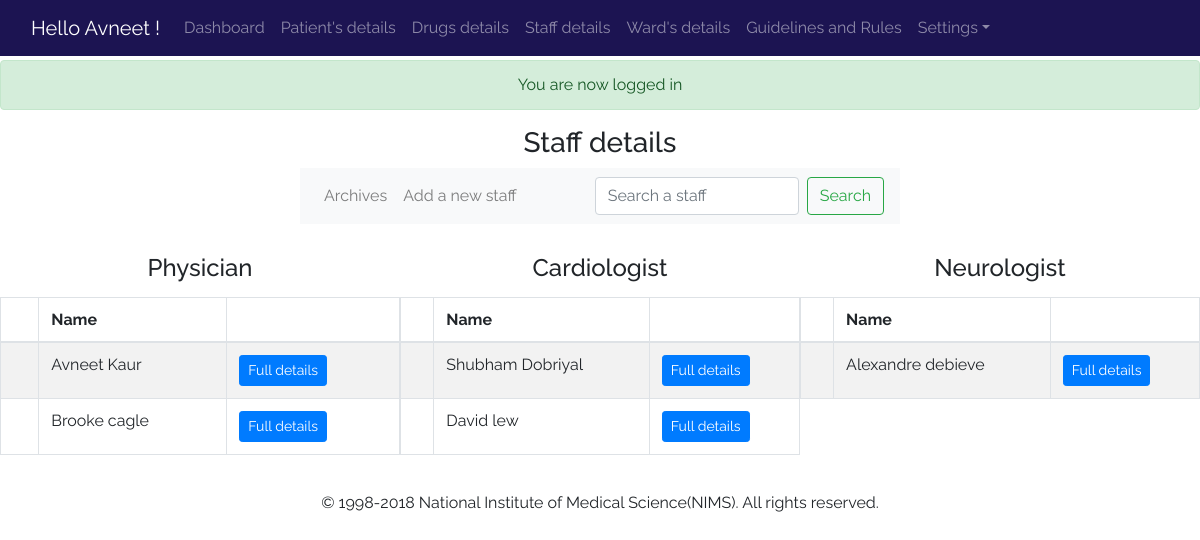
Screenshot of /admin/staff.php (signed in) with the database file from the repository.
### tables this page shows
CREATE TABLE `staff` (
  `id` int(11) NOT NULL,
  `name` varchar(255) NOT NULL,
  `age` int(11) NOT NULL,
  `phone` varchar(120) NOT NULL,
  `email` varchar(255) NOT NULL,
  `speciality` varchar(255) NOT NULL,
  `permissions` varchar(255) NOT NULL,
  `deleted` tinyint(4) NOT NULL DEFAULT '0',
  `address` text NOT NULL,
  `sex` varchar(40) NOT NULL,
  `image` text NOT NULL,
  `password` varchar(255) NOT NULL,
  `last_login` datetime NOT NULL
);

### helpers.php (called while the page is built, shortened)
<?php
function has_permission($permission = 'admin'){
	global $user_data;
	$permissions = explode(',', $user_data['permissions']);
	if (in_array($permission,$permissions,true)) {
		return true;
	}
	return false;
}

### admin/staff.php (the view, shortened to what this page needs)
    <?php
    require_once $_SERVER['DOCUMENT_ROOT'].'/hospital/core/connect.php';
    include 'includes/head.php';
    include 'includes/navbar.php';
    if (isset($_GET['add'])) {
        $title = ((isset($_POST['title']) && $_POST['title'] != '')?sanitize($_POST['title']):'');
        $sex = ((isset($_POST['sex']) && $_POST['sex'] != '')?sanitize($_POST['sex']):'');
        $address = ((isset($_POST['address']) && $_POST['address'] != '')?sanitize($_POST['address']):'');
        $age = ((isset($_POST['age']) && $_POST['age'] != '')?sanitize($_POST['age']):'');
        $password = ((isset($_POST['password']) && $_POST['password'] != '')?sanitize($_POST['password']):'');
        $confirm_password = ((isset($_POST['confirm_password']) && $_POST['confirm_password'] != '')?sanitize($_POST['confirm_password']):'');
        $email = ((isset($_POST['email']) && $_POST['email'] != '')?sanitize($_POST['email']):'');
        $phone = ((isset($_POST['phone']) && $_POST['phone'] != '')?sanitize($_POST['phone']):'');
        $specialisation = ((isset($_POST['specialisation']) && $_POST['specialisation'] != '')?sanitize($_POST['specialisation']):'');
        $permissions = ((isset($_POST['permissions']) && $_POST['permissions'] != '')?sanitize($_POST['permissions']):'');
        $dbpath ='';
    	$errors = array();
    	if ($_POST) {
    		if (empty($title)||empty($age)||empty($email)||empty($phone)||empty($specialisation)) {
    			$errors[] = 'All fileds are required to be filled';
    		}
    		if (!preg_match("/^[a-zA-z ]*$/",$title)) {
    			$errors[] = 'Only characters and whitespaces are allowed in name';
    		}
    		if (!preg_match("/^[0-9]*$/",$phone)) {
    			$errors[] = 'Invalid phone number';
    		}
    		if (!preg_match("/^[0-9]*$/",$age)) {
    			$errors[] = 'Invalid age';
    		}
    		if (!preg_match("/^[a-zA-z ]*$/",$specialisation)) {
    			$errors[] = 'Specialisation does not seem correct!';
    		}
    		if (!filter_var($email,FILTER_VALIDATE_EMAIL)) {
    			$errors[] = 'Invalid email';
    		}
            if ($password != $confirm_password) {
                $errors[] = 'Password does not match';
            }
            if ($_FILES['photo']['name'] != '') {
                $photo = $_FILES['photo'];
                $name = $photo['name'];
                $nameArray = explode('.', $name);
                $fileName = $nameArray[0];
                $fileExt = $nameArray[1];
                $mime = explode('/', $photo['type']);
                $mimeType = $mime[0];
                $mimeExt = $mime[1];
                $tmpLoc = $photo['tmp_name'];
                $allowed = array('png','jpg','jpeg');
                $fileSize = $photo['size'];
                $uploadName = md5(microtime()).'.'.$fileExt;
                $uploadPath = BASEURL.'images/staff/'.$uploadName;
                $dbpath = '/hospital/images/staff/'.$uploadName;
                if ($mimeType != 'image') {
                    $errors[] = 'The file must be an image';
                }
                if (!in_array($fileExt, $allowed)) {
                    $errors[] = 'The photo must be a png,jpg or jpeg.';
                }
                if ($fileSize > 5000000) {
                    $errors[] = 'The file size must be under 5MB';
                }
                if ($fileExt != $mimeExt && ($mimeExt == 'jpeg' && $fileExt != 'jpg')) {
                    $errors[] = 'File extension does not meet file';
                }
            }
    		if (!empty($errors)) {
    			echo display_errors($errors);
    		}else{
                move_uploaded_file($tmpLoc,$uploadPath);
                $password = password_hash($password,PASSWORD_DEFAULT);
    			$insertSql = $db->query("INSERT INTO staff(`name`,`age`,`password`,`email`,`speciality`,`permissions`,`phone`,`address`,`sex`,`image`) VALUES('$title','$age','$password','$email','$specialisation','$permissions','$phone','$address','$sex','$dbpath')");
    			$_SESSION['success_flash'] = 'Staff successfully added';
    			header('Location: staff.php');
    		}
    	}
?>
            <div class="header">
            	<h3 class="text-center">Add a new staff</h3>
            </div>
            <form action="staff.php?add=1" method="post" enctype="multipart/form-data" >
                <div class="container-fluid">
                    <div class="row no-gutters">
                        <div class="col-md-5">
                        	<div class="form-group">
	                            <label for="title">Name:</label>
	                            <input type="text" name="title" class="form-control" value="<?=$title;?>">
	                        </div>
	                        <div class="form-group">
	                            <label for="email">Email:</label>
	                            <input type="email" name="email" class="form-control" value="<?=$email;?>">
	                        </div>
	                        <div class="row no-gutters">
                             <div class="col-md-6">
                                 <div class="form-group">
                                    <label for="age">Age:</label>
                                    <input type="text" name="age" class="form-control" value="<?=$age;?>">
                                </div>
                             </div>
                             <div class="col-md-6">
                                 <div class="form-group">
                                    <label for="Sex">Sex:</label>
                                    <select class="form-control" name="sex">
                                        <option value="Male">Male</option>
                                        <option value="Female">Female</option>
                                    </select>
                                </div>
                             </div>
                            </div>
                            <div class="row no-gutters">
                                <div class="col-md-6">
                                    <div class="form-group">
                                        <label for="password">Password:</label>
                                        <input type="password" name="password" class="form-control">
                                    </div>
                                </div>
                                <div class="col-md-6">
                                    <div class="form-group">
                                        <label for="confirm-password">Confirm password:</label>
                                        <input type="password" name="confirm_password" class="form-control">
                                    </div>
                                </div>
                            </div>
                            <div class="form-group">
                                <label>photo image:</label>
                                <input type="file" name="photo" class="form-control" id="photo">
                            </div>
                        </div>
                        <div class="col-md-1"></div>
                        <div class="col-md-5">
                        	<div class="form-group">
	                            <label for="specialisation">Specialisation:</label>
	                            <input type="text" name="specialisation" class="form-control" value="<?=$specialisation;?>">
	                        </div>
	                        <div class="form-group">
	                            <label for="permissions">Permissions:</label>
	                            <select class="form-control" name="permissions">
	                            	<option value="admin,staff">Admin</option>
	                            	<option value="staff">Staff</option>
	                            	<option value="none">None</option>
	                            </select>
	                        </div>
                            <div class="form-group">
                                <label for="phone">Phone:</label>
                                <input type="text" name="phone" class="form-control" value="<?=$phone;?>">
                            </div>
	                        <div class="form-group">
	                            <label for="address">Address:</label>
	                            <textarea class="form-control" rows="5" name="address"><?=$address;?></textarea>
	                        </div>
	                       <input type="submit" name="submit" class="btn btn-success float-right" value="Add staff" >
                        </div>
                   </div>
                </div>
            </form>
  <?php  }
  else{
    ?>
    <div class="header">
    	<h3 class="text-center">Staff details</h3>
    	<div class="row no-gutters">
        <div class="col-md-3"></div>
        <div class="col-md-6">
            <nav class="navbar navbar-expand-lg navbar-light bg-light mini-navbar">
              <div class="collapse navbar-collapse" id="mininavbar">
                <ul class="navbar-nav mr-auto">
                  <li class="nav-item">
                    <a class="nav-link" href="archive.php?staff">Archives</a>
                  </li>
                  <?php if(has_permission('admin')): ?>
                  <li class="nav-item">
                    <a class="nav-link" href="staff.php?add=1">Add a new staff</a>
                  </li>
                  <?php endif; ?>
                </ul>
                <form class="form-inline my-2 my-lg-0" method="post" id="searchform" action="search.php">
                  <input class="form-control mr-sm-2" type="text" placeholder="Search a staff" name="search_query" id="search_query" >
                  <button class="btn btn-outline-success my-2 my-sm-0" type="submit">Search</button>
                </form>
              </div>
            </nav>
        </div>
        <div class="col-md-3"></div>
        </div>
    </div>
    <?php
    	$speciality = $db->query("SELECT DISTINCT speciality FROM staff");
    ?>
    <div class="row no-gutters details">
    	<?php
    	while($results = mysqli_fetch_assoc($speciality)):
    			$special = $results['speciality'];
    			$sQuery = $db->query("SELECT * FROM staff WHERE speciality = '$special' AND deleted = 0");
    				?>
    	<div class="col-md-4">
    		<div class="header"><h4 class="text-center"><?=$results['speciality'];?></h4></div>
    		<table class="table table-condensed table-bordered table-striped">
		    	<thead>
                    <th></th>
		    		<th>Name</th>
		    		<th></th>
		    	</thead>
		    	<tbody>
		    		<?php while ($sResults = mysqli_fetch_assoc($sQuery)): ?>
		    		<tr>
                        <?php if(has_permission('admin')): ?>
                        <td><a href="staff.php?delete=<?=$sResults['id'];?>"><span class="oi oi-x icon"></span></a></td>
                        <?php endif; ?>
		   				<td><?=$sResults['name'];?></td>
		   				<td><a href="details.php?detail=<?=$sResults['id'];?>" class="btn btn-sm btn-primary">Full details</a></td>
		    		</tr>
		    		<?php endwhile; ?>
		    	</tbody>
		    </table>
    	</div>
    	<?php endwhile;?>
    </div>
    <?php  } include 'includes/footer.php'; ?>

### css/admin.css (style rules this page uses)
body { margin: 0; font-family: 'Raleway', sans-serif; }
a:link { text-decoration: none; }
.header { margin: 15px auto; }

### admin/includes/navbar.php (style rules this page uses)
body { padding-top: 60px; }

### rows the page displays
staff: name "Avneet Kaur"
staff: name "Brooke cagle"
staff: name "Shubham Dobriyal"
staff: name "David lew"
staff: name "Alexandre debieve"

### other values shown
$_SESSION['success_flash'] "You are now logged in"
$user_data['first'] "Avneet"
$results['speciality'] "Physician"
$results['speciality'] "Cardiologist"
$results['speciality'] "Neurologist"
